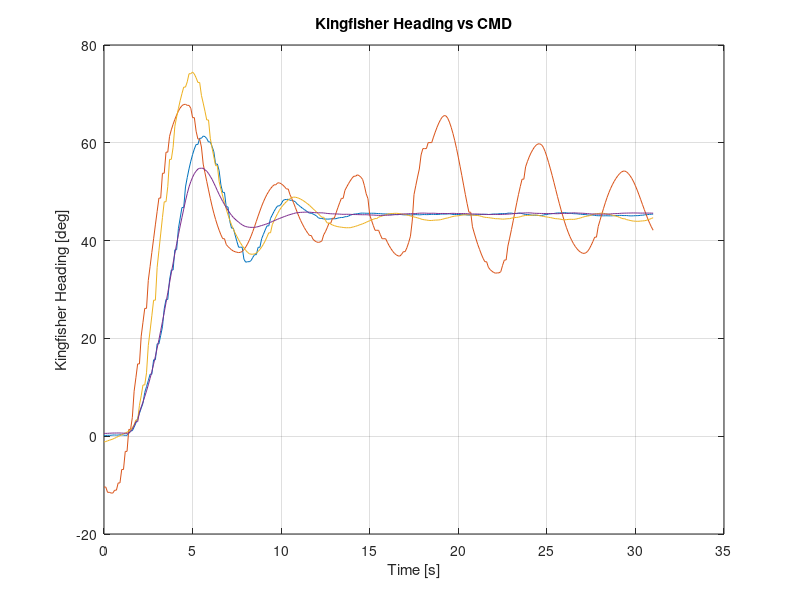
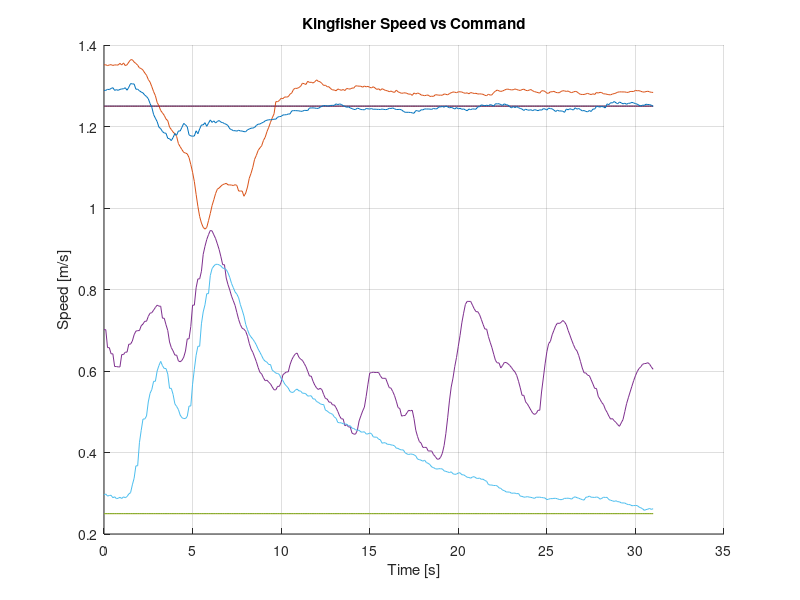

These charts were generated, in order, by the following MATLAB code:
%% Lake Testing Post Processing
%

%%
% Cell Array Structure Creation for Data Runs

load('Feb14_LakeTest_Compiled_Data_trimmed.mat')

% MInitVar{i}=InitVar';
% MSurgeGains{i}=Surge_Gains';
% MYawGains{i}=Yaw_Gains';
% MTime{i}=time';
% Mkfhd{i}=kfhd';
% Mkfspd{i}=kfspd';
% Mportcmd{i}=portcmd';
% Msrgcmd{i}=srgcmd';
% Mstbdcmd{i}=stbdcmd';
% Myawcmd{i}=yawcmd';

%%
% Plotting
% Plotting Variables
% rg = 255;
% C = {[186/rg 18/rg 18/rg],[22/rg 135/rg 0/rg],[252/rg 172/rg 0/rg],[0/rg 29/rg 255/rg]}; % Plot Color Array

figure(1);
clf;

for i=25:28
      time = MTime{i};
%       kfhd = abs(Mkfhd{i});
%       yawcmd = abs(Myawcmd{i});
      yawcmd = Myawcmd{i};
      kfhd = Mkfhd{i};
% 
%      time = time(291:end)-29;
%      MTime{i} = time;
% 
%      kfhd = kfhd-yawcmd(1);
%      kfhd = kfhd(291:end);
%      Mkfhd{i}=kfhd;
% 
%      yawcmd = abs(yawcmd-yawcmd(1));
%      yawcmd = yawcmd(291:end);
%      Myawcmd{i}=yawcmd;
%       plot(time,kfhd,time,yawcmd)
      plot(time,kfhd)
      hold on
      grid on
end

xlabel('Time [s]')
ylabel('Kingfisher Heading [deg]')
title('Kingfisher Heading vs CMD')
% legend('1','2','3','4','5','6','7','8','9','10','11','12','13','14','15',...
%     '16','17','18','19','20','21','22','23','24','25','26','27','28','Location','se')

grid on
hold off
% 
figure(2);
clf;
for i=25:28
      time = MTime{i};
      srgcmd = Msrgcmd{i};
      kfspd = Mkfspd{i};
%       kfspd = kfspd(291:end);
%       Mkfspd{i}=kfspd;
%       srgcmd = Msrgcmd{i};
%       srgcmd = srgcmd(291:end);
%       Msrgcmd{i}=srgcmd;
      hold on
      plot(time,srgcmd,time,kfspd)
%       plot(time,kfspd)
      grid on
end
xlabel('Time [s]')
ylabel('Speed [m/s]')
title('Kingfisher Speed vs Command')
% legend('10','11','Location','sw')
hold off
% % 
clear i kfhd kfspd srgcmd time yawcmd ans
save('Feb14_LakeTest_Compiled_Data_trimmed')



% legend(['Kp=',num2str(MYawGains(1,1)),' Kd=',num2str(MYawGains(3,1))], ... 
%     ['Kp=',num2str(Gain_Y(1,2)),', Ki=',num2str(Gain_Y(2,2)),', Kd=',num2str(Gain_Y(3,2))], ... 
%     ['Kp=',num2str(Gain_Y(1,3)),', Ki=',num2str(Gain_Y(2,3)),', Kd=',num2str(Gain_Y(3,3))], ... 
%     ['\bf Kp=',num2str(Gain_Y(1,4)),', Ki=',num2str(Gain_Y(2,4)),', Kd=',num2str(Gain_Y(3,4))], ...
%     'Location','se')




% legend(['Kp=',num2str(MYawGains(1,1)),' Kd=',num2str(MYawGains(3,1))], ... 
%     ['Kp=',num2str(Gain_Y(1,2)),', Ki=',num2str(Gain_Y(2,2)),', Kd=',num2str(Gain_Y(3,2))], ... 
%     ['Kp=',num2str(Gain_Y(1,3)),', Ki=',num2str(Gain_Y(2,3)),', Kd=',num2str(Gain_Y(3,3))], ... 
%     ['\bf Kp=',num2str(Gain_Y(1,4)),', Ki=',num2str(Gain_Y(2,4)),', Kd=',num2str(Gain_Y(3,4))], ...
%     'Location','se')
% 
% figure(3);
% subplot(2,2,1)
% hold on
% plot(time,srgcmd)
% xlabel('Time [s]')
% ylabel('Surge Setpoint [m/s]')
% title('Speed Setpoint vs Time')
% legend('Command','Location','se')
% grid on
% subplot(2,2,2)
% hold on
% plot(time,srgcmd,time,kfspd)
% xlabel('Time [s]')
% ylabel('Speed [m/s]')
% title('Kingfisher Speed vs Commanded')
% legend('Command','Kingfisher','Location','se')
% grid on
% subplot(2,2,3)
% hold on
% plot(time,yawcmd)
% xlabel('Time [s]')
% ylabel('Heading Setpoint [deg]')
% title('Heading Setpoint vs Time')
% legend('Command','Location','se')
% grid on
% subplot(2,2,4)
% hold on
% plot(time,yawcmd,time,kfhd)
% hold on
% xlabel('Time [s]')
% ylabel('Kingfisher Heading [deg]')
% title('Kingfisher Heading vs Commanded')
% legend('Command','Kingfisher','Location','se')
% grid on
% hold off
% 
% figure(4);
% hold on
% plot(time,portcmd,time,stbdcmd)
% xlabel('Time [s]')
% ylabel('Motor Command [-1 to 1]')
% title('Motor Commands vs Time')
% legend('Port Command','Starboard Command','Location','se')
% grid on
% 
% 
% figure(5);
% hold on
% plot(time,surgeint)
% xlabel('Time [s]')
% ylabel('Integrator Effect]')
% title('Surge Integrator vs Time')
% legend('Integrator','Location','se')
% grid on
% 
% for i=1:length(C)
%       Kps=Gain_S(1,i);Kis=Gain_S(2,i);Kds=Gain_S(3,i);
%       j=1.533;
%       Kpy=Gain_Y(1,k);Kiy=Gain_Y(2,k);Kdy=Gain_Y(3,k);
%       S{k}=stepinfo(yaw,time);
% %             rtime{k}=S{1,k}.RiseTime;
% %             stime{k}=S{1,k}.SettlingTime;
% %             os{k}=S{1,k}.Overshoot;
% %             sserr{k}=(ss_des-yaw(end));
%             tc{k} = time;
%             j = j-(k/12);
%             plot(time,yaw,'Color',C{k},'LineWidth',j)
%             hold on
%             grid on
% end
% % 
% % Ch = [rtime' stime' os' sserr'];
% 
% legend(['Kp=',num2str(Gain_Y(1,1)),', Ki=',num2str(Gain_Y(2,1)),', Kd=',num2str(Gain_Y(3,1))], ... 
%     ['Kp=',num2str(Gain_Y(1,2)),', Ki=',num2str(Gain_Y(2,2)),', Kd=',num2str(Gain_Y(3,2))], ... 
%     ['Kp=',num2str(Gain_Y(1,3)),', Ki=',num2str(Gain_Y(2,3)),', Kd=',num2str(Gain_Y(3,3))], ... 
%     ['\bf Kp=',num2str(Gain_Y(1,4)),', Ki=',num2str(Gain_Y(2,4)),', Kd=',num2str(Gain_Y(3,4))], ...
%     'Location','se')
% xlabel('Time [s]')
% ylabel('Heading [deg]')
